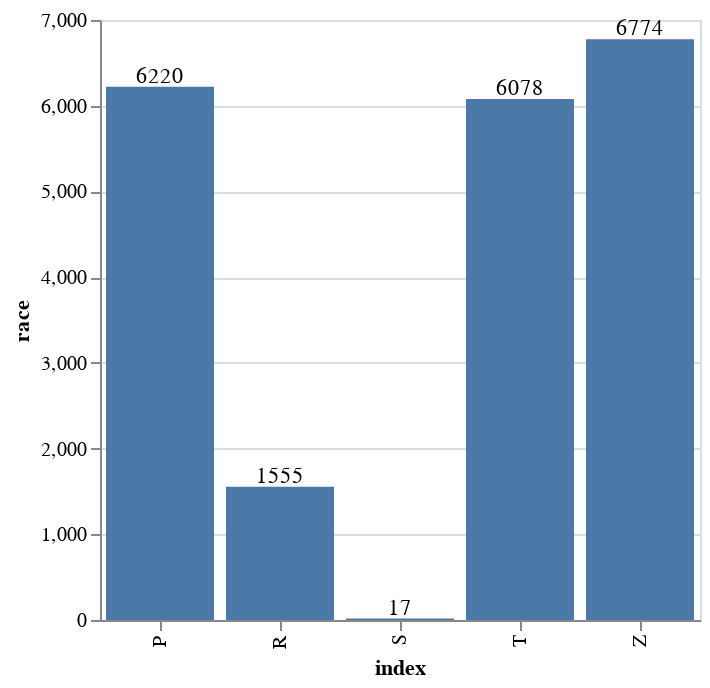

The code cell stored with this chart in its notebook:
### Code cell
bars = alt.Chart(race_counts).mark_bar().encode(
    x='index',
    y='race'
)

text = bars.mark_text(
    baseline='middle',
    dy=-5
).encode(
    text='race'
)

(bars+text).properties(
    width=300,
    height=300
)

### Figure 1 — Vega-Lite specification as saved in the notebook (floating-point values rounded to 4 significant figures)
{"config": {"view": {"continuousWidth": 400, "continuousHeight": 300}}, "layer": [{"mark": "bar", "encoding": {"x": {"type": "nominal", "field": "index"}, "y": {"type": "quantitative", "field": "race"}}}, {"mark": {"type": "text", "baseline": "middle", "dy": -5}, "encoding": {"text": {"type": "quantitative", "field": "race"}, "x": {"type": "nominal", "field": "index"}, "y": {"type": "quantitative", "field": "race"}}}], "data": {"name": "data-de032a84f3d411f26e68384b14ef0ef4"}, "height": 300, "width": 300, "$schema": "https://vega.github.io/schema/vega-lite/v4.8.1.json", "datasets": {"data-de032a84f3d411f26e68384b14ef0ef4": [{"index": "Z", "race": 6774}, {"index": "P", "race": 6220}, {"index": "T", "race": 6078}, {"index": "R", "race": 1555}, {"index": "S", "race": 17}]}}
